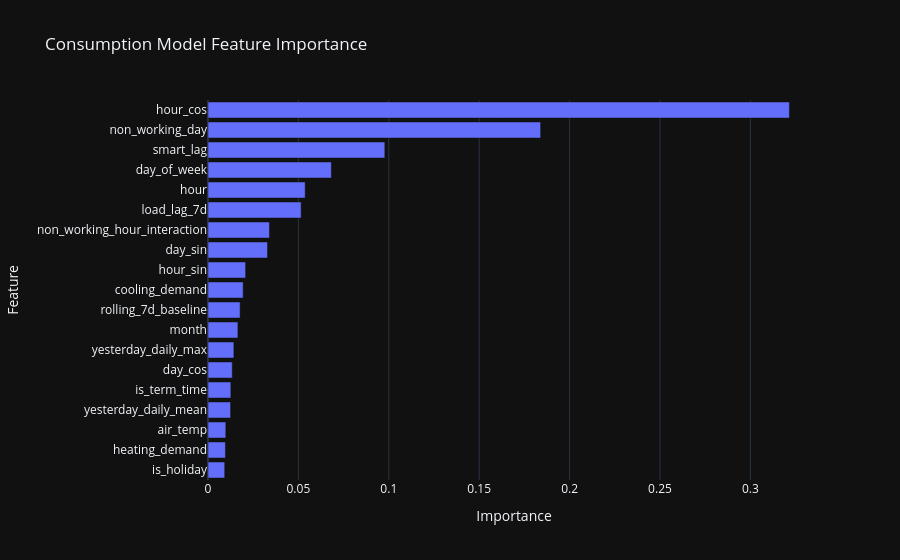

The notebook cell saved with this chart:
### Code cell
# Plot feature importance.
importance_values = con_model.feature_importances_

feature_importance = pd.Series(
    importance_values,
    index=con_features,
).sort_values()

fig = px.bar(
    x=feature_importance.values,
    y=feature_importance.index,
    orientation="h",
    title="Consumption Model Feature Importance",
    labels={"x": "Importance", "y": "Feature"},
)

fig.show()

### Figure 1 — Plotly figure (JSON) as saved in the notebook; plotly's stock layout.template omitted (floating-point values rounded to 4 significant figures)
{"data": [{"hovertemplate": "Importance=%{x}<br>Feature=%{y}<extra></extra>", "legendgroup": "", "marker": {"color": "#636efa", "pattern": {"shape": ""}}, "name": "", "orientation": "h", "showlegend": false, "textposition": "auto", "x": [0.009249, 0.009652, 0.009855, 0.0125, 0.01264, 0.01342, 0.01432, 0.01655, 0.01776, 0.01945, 0.0208, 0.03292, 0.034, 0.05152, 0.05376, 0.06824, 0.09781, 0.184, 0.3216], "xaxis": "x", "y": ["is_holiday", "heating_demand", "air_temp", "yesterday_daily_mean", "is_term_time", "day_cos", "yesterday_daily_max", "month", "rolling_7d_baseline", "cooling_demand", "hour_sin", "day_sin", "non_working_hour_interaction", "load_lag_7d", "hour", "day_of_week", "smart_lag", "non_working_day", "hour_cos"], "yaxis": "y", "type": "bar"}], "layout": {"xaxis": {"anchor": "y", "domain": [0.0, 1.0], "title": {"text": "Importance"}}, "yaxis": {"anchor": "x", "domain": [0.0, 1.0], "title": {"text": "Feature"}}, "legend": {"tracegroupgap": 0}, "title": {"text": "Consumption Model Feature Importance"}, "barmode": "relative"}}
